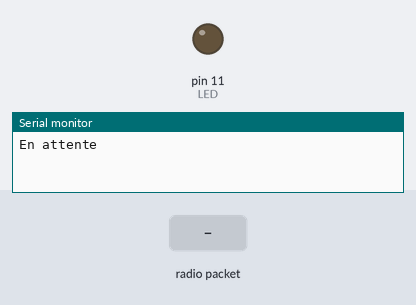
Bench run of a sketch on a simulated Arduino Uno, built with avr-gcc and run on an emulated ATmega328P. Shown: output pins drawn as LEDs (lit = HIGH), the last lines printed to the serial monitor. Inputs (shaded band) come from the test bench. No radio packets arrive unless stated.

Above: at 1.2 s.
1.3 s: radio packet "76" arrives
At 2.0 s:
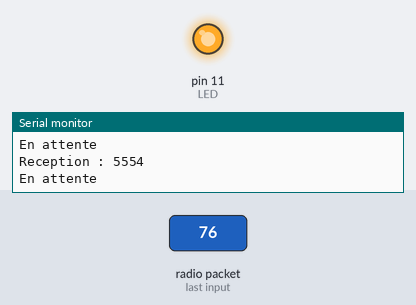
Timing chart, 0 to 4.3 s (numbered marks = the images above; inputs shaded):
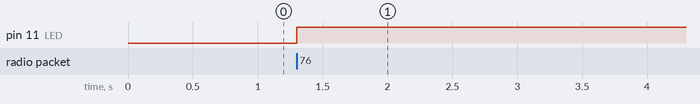

Measured:
- after the input at 1.3 s, pin 11 (LED): LOW → HIGH at once

The sketch:

recepteur.ino.ino
```cpp
#include <VirtualWire.h> // On inclue la librairie VirtualWire

uint8_t buf[VW_MAX_MESSAGE_LEN]; // Tableau qui va contenir le message recu (de taille maximum VW_MAX_MESSAGE_LEN)
uint8_t buflen = VW_MAX_MESSAGE_LEN; // Taille maximum du buffer

bool enAttente;
#define LED 11
#define PIN_RECEPTION 2

void setup()
{
    Serial.begin(9600); // Initialisation du port série pour avoir un retour sur le serial monitor
    vw_setup(2400);	// Initialisation de la librairie VirtualWire à 2400 bauds  (maximum de mon module)
    vw_set_rx_pin(PIN_RECEPTION);
    vw_rx_start();      // Activation de la partie réception de la librairie VirtualWire
    pinMode(LED, OUTPUT);
    digitalWrite(LED, LOW);
    enAttente = true;
}

void loop()
{
    if(enAttente)
    {
        Serial.println("En attente");
        enAttente = false;
    }

    // Si on a un message dans le buffer
    if (vw_have_message())
    {
        // On récupère ce qu'on a complet ou pas
        if (vw_get_message(buf, &buflen))
        {
            int i;
            String msg;
            // On affiche le message
            for (i = 0; i < buflen; i++)
              msg += buf[i];

            Serial.print("Reception : " + msg);

            // Une fois qu'il est entier, on peut ajouter un retour à la ligne.
            Serial.println("");

            // on traite le message
            int etat;
            if( msg.toInt() == 76)
              etat = LOW;
            else
              etat = HIGH;
            digitalWrite(LED, etat);
            enAttente = true;
        }
    }
}
```
